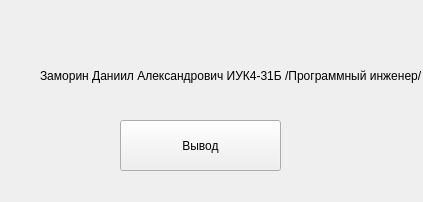
<?xml version="1.0" encoding="UTF-8"?>
<ui version="4.0">
 <class>Form</class>
 <widget class="QWidget" name="Form">
  <property name="geometry">
   <rect>
    <x>0</x>
    <y>0</y>
    <width>423</width>
    <height>202</height>
   </rect>
  </property>
  <property name="windowTitle">
   <string>Form</string>
  </property>
  <widget class="QPushButton" name="pushButton">
   <property name="geometry">
    <rect>
     <x>120</x>
     <y>120</y>
     <width>161</width>
     <height>51</height>
    </rect>
   </property>
   <property name="text">
    <string>Вывод</string>
   </property>
  </widget>
  <widget class="QLabel" name="label">
   <property name="geometry">
    <rect>
     <x>40</x>
     <y>60</y>
     <width>391</width>
     <height>31</height>
    </rect>
   </property>
   <property name="text">
    <string>Заморин Даниил Александрович ИУК4-31Б /Программный инженер/</string>
   </property>
  </widget>
 </widget>
 <resources/>
 <connections/>
</ui>
